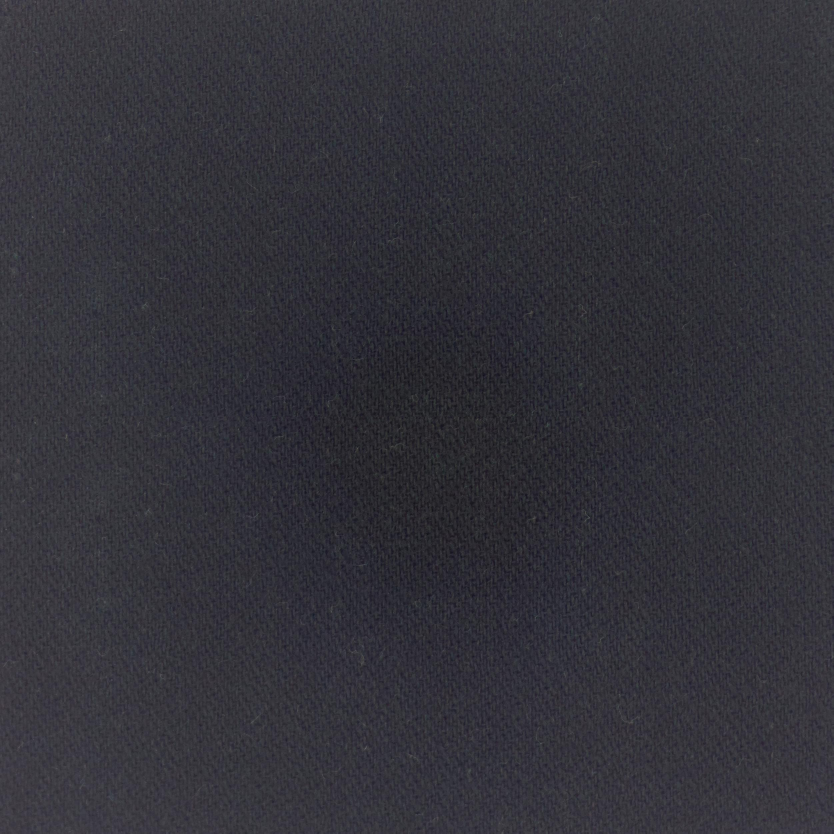
#> input picture image/swatch_image/combined/122_123.jpg, 2500 x 2500 px, found by its file name (shown at 1/3 size)
$ python conv_normal.py
#> lines starting #> are read from the running program, lines starting #| are printed output that depends on the picture
### data_class/path_finder.py
import os


class PathFinder:
    def __init__(self, base_dir_path="/home/pi/project"):
        # 기본 디렉토리 경로 설정, 기본값은 "/home/pi/project"
        self.base_dir_path = base_dir_path

        # 이미지 저장을 위한 루트 디렉토리
        self.image_dir_path = os.path.join(base_dir_path, "image")
        self.images_directory_path = os.path.join(base_dir_path, "images")

#-----------------------------------------------------------------------------------------------------------

        # 메인 프로그램
        self.capture_dir_path = os.path.join(base_dir_path, "capture_images")
        self.img_dir_path = os.path.join(base_dir_path, "img")
        self.model_dir_path = os.path.join(base_dir_path, "model")
        self.result_data_dir_path = os.path.join(base_dir_path, "result_data")
        self.result_img_dir_path = os.path.join(base_dir_path, "result_dir")

        self.capture_SM_dir_path = os.path.join(self.img_dir_path, "SM")
        self.capture_CI_dir_path = os.path.join(self.img_dir_path, "CI")
        self.capture_SM_clusters_dir_path = os.path.join(self.img_dir_path, "SM_clusters")

        self.capture_HB_dir_path = os.path.join(self.capture_dir_path, "hue_balanced")
        self.capture_comb_dir_path = os.path.join(self.capture_dir_path, "comb")
        self.capture_AC_dir_path = os.path.join(self.capture_dir_path, "addaptive_convolution")
        self.capture_BB_dir_path = os.path.join(self.capture_dir_path, "brigntness_balanced")


#----------------------------------------------------------------------------------------------------------
        # image의 swatch 이미지 관련 디렉토리
        self.swatch_images_dir_path = os.path.join(self.image_dir_path, "swatch_image")
        self.swatch_original_dir_path = os.path.join(self.swatch_images_dir_path, "original")  # 원본 이미지 디렉토리
        self.swatch_cropped_dir_path = os.path.join(self.swatch_images_dir_path, "cropped")  # 크롭된 이미지 디렉토리
        self.swatch_heatmap_dir_path = os.path.join(self.swatch_images_dir_path, "heatmap")  # 히트맵 이미지 디렉토리
        self.swatch_combined_dir_path = os.path.join(self.swatch_images_dir_path, "combined")  # 결합된 이미지 디렉토리
        self.swatch_HC_dir_path = os.path.join(self.swatch_images_dir_path, "hue_corrected") # 색조 보정 이미지 디렉토리
        self.swatch_test_dir_path = os.path.join(self.swatch_images_dir_path, "test")  # 테스트 이미지 디렉토리

        # image의 TPG 이미지 관련 디렉토리
        self.tpg_image_dir_path = os.path.join(self.image_dir_path, "tpg_image")
        self.tpg_original_dir_path = os.path.join(self.tpg_image_dir_path, "original")  # 원본 이미지 디렉토리
        self.tpg_cropped_dir_path = os.path.join(self.tpg_image_dir_path, "cropped")  # 크롭된 이미지 디렉토리
        self.tpg_heatmap_dir_path = os.path.join(self.tpg_image_dir_path, "heatmap")  # 히트맵 이미지 디렉토리
        self.tpg_combined_dir_path = os.path.join(self.tpg_image_dir_path, "combined")  # 결합된 이미지 디렉토리
        self.tpg_HC_dir_path = os.path.join(self.tpg_image_dir_path, "hue_corrected") # 색조 보정 이미지 디렉토리
        self.tpg_test_dir_path = os.path.join(self.tpg_image_dir_path, "test")  # 테스트 이미지 디렉토리
        self.tpg_compressed_dir_path = os.path.join(self.tpg_image_dir_path, "compressed")

        # image의 TCX 이미지 관련 디렉토리
        self.tcx_image_dir_path = os.path.join(self.image_dir_path, "tcx_image")
        self.tcx_original_dir_path = os.path.join(self.tcx_image_dir_path, "original")  # 원본 이미지 디렉토리
        self.tcx_heatmap_dir_path = os.path.join(self.tcx_image_dir_path, "heatmap")  # 히트맵 이미지 디렉토리
        self.tcx_combined_dir_path = os.path.join(self.tcx_image_dir_path, "combined")  # 결합된 이미지 디렉토리
        self.tcx_cropped_dir_path = os.path.join(self.tcx_image_dir_path, "cropped")  # 크롭된 이미지 디렉토리
        self.tcx_HC_dir_path = os.path.join(self.tcx_image_dir_path, "hue_corrected") # 색조 보정 이미지 디렉토리

        #---------------------------------------------------------------------------------------------------------------------

        # images의 swatch 이미지 관련 디렉토리
        self.swatch_images_directory_path = os.path.join(self.images_directory_path, "swatch")
        self.swatch_original_directory_path = os.path.join(self.swatch_images_directory_path, "original")  # 원본 이미지 디렉토리
        self.swatch_combined_directory_path = os.path.join(self.swatch_images_directory_path, "comb")  # 결합된 이미지 디렉토리
        self.swatch_HC_directory_path = os.path.join(self.swatch_images_directory_path, "HC") # 색조 보정 이미지 디렉토리
        self.swatch_AC_directory_path = os.path.join(self.swatch_images_directory_path, "AC") # 밝기 가중 축소 이미지 디렉토리
        self.swatch_BC_directory_path = os.path.join(self.swatch_images_directory_path, "BC") # 조도 보정 이미지 디렉토리
        self.swatch_corrected_directory_path = os.path.join(self.swatch_images_directory_path, "corrected") # 모든 보정 완료 이미지 디렉토리

        # images의 tpg 이미지 관련 디렉토리
        self.tpg_images_directory_path = os.path.join(self.images_directory_path, "tpg")
        self.tpg_original_directory_path = os.path.join(self.tpg_images_directory_path, "original")  # 원본 이미지 디렉토리
        self.tpg_combined_directory_path = os.path.join(self.tpg_images_directory_path, "comb")  # 결합된 이미지 디렉토리
        self.tpg_HC_directory_path = os.path.join(self.tpg_images_directory_path, "HC") # 색조 보정 이미지 디렉토리
        self.tpg_AC_directory_path = os.path.join(self.tpg_images_directory_path, "AC") # 밝기 가중 축소 이미지 디렉토리
        self.tpg_BC_directory_path = os.path.join(self.tpg_images_directory_path, "BC") # 조도 보정 이미지 디렉토리
        self.tpg_FC_directory_path = os.path.join(self.tpg_images_directory_path, "FC") # 색수차 보정 이미지 디렉토리
        self.tpg_corrected_directory_path = os.path.join(self.tpg_images_directory_path, "corrected") # 모든 보정 완료 이미지 디렉토리


        # images의 tcx 이미지 관련 디렉토리
        self.tcx_images_directory_path = os.path.join(self.images_directory_path, "tcx")
        self.tcx_original_directory_path = os.path.join(self.tcx_images_directory_path, "original")  # 원본 이미지 디렉토리
        self.tcx_combined_directory_path = os.path.join(self.tcx_images_directory_path, "comb")  # 결합된 이미지 디렉토리
        self.tcx_HC_directory_path = os.path.join(self.tcx_images_directory_path, "HC") # 색조 보정 이미지 디렉토리
        self.tcx_AC_directory_path = os.path.join(self.tcx_images_directory_path, "AC") # 밝기 가중 축소 이미지 디렉토리
        self.tcx_BC_directory_path = os.path.join(self.tcx_images_directory_path, "BC") # 조도 보정 이미지 디렉토리
        self.tcx_corrected_directory_path = os.path.join(self.tcx_images_directory_path, "corrected") # 모든 보정 완료 이미지 디렉토리


        #---------------------------------------------------------------------------------------------------------------------


        self.config_dir_path = os.path.join(base_dir_path, "config") # 설정 파일이 저장되는 디렉토리
        self.key_dir_path = self.config_dir_path  # API 키 또는 인증 관련 파일을 저장하는 디렉토리
        self.service_account_file_path = os.path.join(self.config_dir_path, "key.json")  # Google 서비스 계정 키 파일 경로
        self.image_settings_file_path = os.path.join(self.config_dir_path, "image_settings.json")

        self.image_number_file_path = os.path.join(self.config_dir_path, "image_number.txt")  # 이미지 순번을 기록하는 파일 경로
        self.image_settings_file_path = os.path.join(self.config_dir_path, "image_settings.json")  # 이미지 설정 파일 경로


    # [33 lines left out: functions ensureDirectoriesExist, get_directory, not called in this run]

### analysis/adaptive_convolution/conv_normal.py
import numpy as np
import matplotlib.pyplot as plt
from scipy.signal import convolve2d
from PIL import Image
from path_finder import PathFinder

pf = PathFinder()

# 이미지 파일 경로 설정 (PathFinder 대신 직접 지정)
original_image = Image.open(f"{pf.tpg_combined_directory_path}/122_123.jpg")
#> original_image is the input picture: PIL image 2500x2500 RGB; mean R, G, B 50.7, 50.1, 57.3

# 이미지를 NumPy 배열로 변환
image_array = np.array(original_image)

# 컨볼루션 커널 사이즈 계산 (원본 크기 / 목표 크기)
kernel_size = original_image.size[0] // 200
#> kernel_size = 12
kernel = np.ones((kernel_size, kernel_size)) / (kernel_size**2)

# 각 채널에 대해 컨볼루션 적용
resized_image_channels = [
    convolve2d(image_array[:, :, i], kernel, mode='valid')[::kernel_size, ::kernel_size]
    for i in range(3)  # RGB 채널 수는 3
]
#> resized_image_channels = 3 items

# 컨볼루션 결과를 다시 합쳐서 최종 이미지 생성
resized_image = np.stack(resized_image_channels, axis=-1).astype(np.uint8)
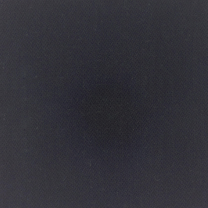
#> resized_image: shape (208, 208, 3); mean of channels 0, 1, 2 50.1, 49.6, 56.8; drawn as R, G, B
resized_image = Image.fromarray(resized_image)
resized_image.save(f"{pf.tpg_test_dir_path}/test_normal.jpg")
# 원본 이미지와 축소된 이미지 시각화
